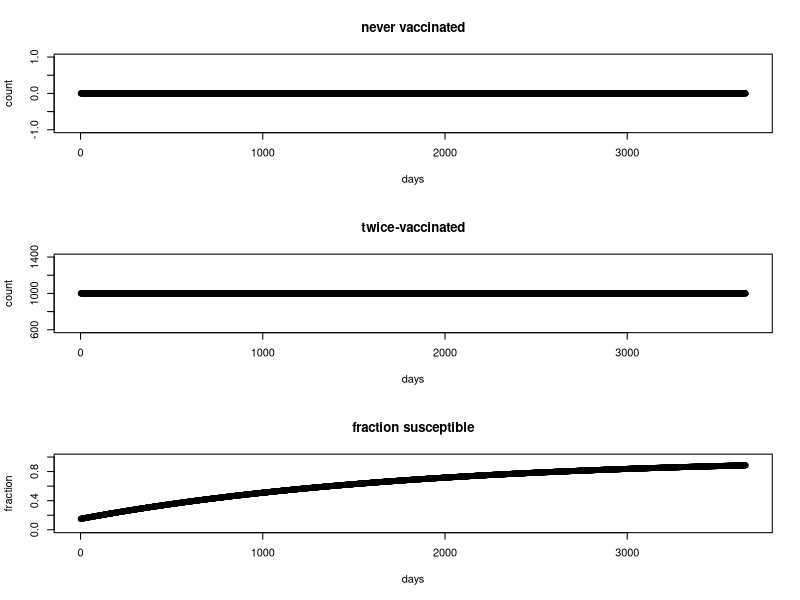
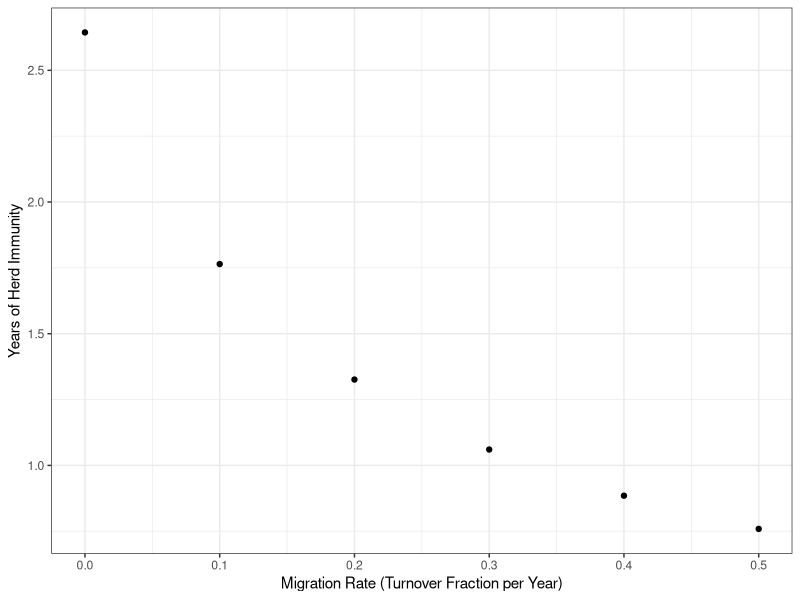
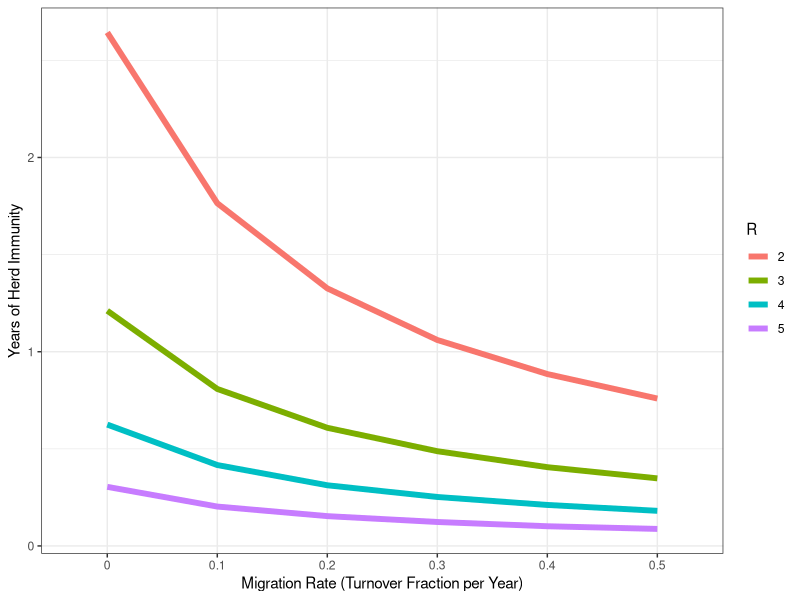

Source code (R) for these figures, in order:
#### Header ####
# Analytic Solution
# Corey Peak 12/9/15

#### Load Libraries ####
library(ggplot2)

#### Define Initial Parms ####
parms_init = c(u = 1/(60*365),   # Death rate (1/days)
          b = 1/(60*365),   # Birth rate (1/days)
          B0 = 0.5,         # Transmission parameter for a non-vaccinated susceptible person contacting a non-vaccinated infectious person
          k1 = 0.0,         # Reduction in infectiousness of a once-vaccinated person
          k2 = 0.0,         # Reduction in infectiousness of a twice-vaccinated person
          vac1 = 0.5,       # Personal efficacy of one dose of vaccine
          vac2 = 0.85,      # Personal efficacy of two doses of vaccine
          r = 1/3,          # Recovery rate (1/days)
          e = 1/2,          # Incubation (1/days)
          ntot = 25000,     # Population size
          v1_day = 50,      # Day of first vaccine dose (If you don't want vaccination, then set this to 100 or whatever your t_final is)
          v2_day = 64,      # Day of second vaccine dose
          v1_count = 1000,  # number of vaccines intended for first dose
          v2_count = 1000,  # number of vaccines intended for second dose
          m = .10)          # annual turnover rate due to migration (same for immigration and emigration so constant pop size)

#### Define Initial States ####
states_init <- c(S_0=1000,
           S_1=0,
           S_2=0,
           E_0=0,
           E_1=0,
           E_2=0,
           I_0=0,
           I_1=0,
           I_2=0,
           R_0=0,
           R_1=0,
           R_2=0)

#### Define Vaccine Waning Function ####
VacWane <- function(parms, day, shape = "exponential", decay_parm){  
  if (shape == "exponential"){
    parms["vac1"] <- parms["vac1"] * (1 - decay_parm )
    parms["vac2"] <- parms["vac2"] * (1 - decay_parm )
  }
  return(parms)
}

#### Define Migrate function ####
Migrate <- function(states, parms){
  N <- sum(states)
  m <- parms["m"]
  S_0_in <- (m/365)*N #account for people coming in susceptible
  
  states <- states*(1 - m/365) #account for people leaving in any state proportionally
  states["S_0"] <- states["S_0"] + S_0_in 

  return(states)
}

#### Define Vaccinate function ####
Vaccinate <- function(states, parms){
  if (parms["v1_count"] > 0){
    if (parms["v1_count"] <= states["S_0"]){
      states["S_0"] <- states["S_0"] - parms["v1_count"]
      states["S_1"] <- parms["v1_count"]
      
    } else {cat("error v1_count")} # Haven't added all the possibilities yet
  }
  if (parms["v2_count"] > 0){
    if (parms["v2_count"] <= states["S_1"]){
      states["S_1"] <- states["S_1"] - parms["v2_count"]
      states["S_2"] <- parms["v2_count"]
    } else {cat("error v2_count")} # Haven't added all the possibilities yet
  }
  return(states)
}

#### Solve ####
Solve <- function(states, parms, years, decay_parm){
  output <- data.frame(matrix(rep(NA, length(states)*years*365), nrow = years*365))
  names(output) <- names(states)
  output$X <- NA  # X is the functional proportion suceptible
  
  states <- Vaccinate(states, parms)
  
  X <- ( states["S_0"] + (1-parms["vac1"])*states["S_1"] + (1-parms["vac2"])*states["S_2"] + sum(states[c("R_0", "R_1", "R_2")]) ) / sum(states)
  output[1,] <- c(states, X)
  
  for (day in 2:(365*years)){
    parms <- VacWane(parms, day, shape = "exponential", decay_parm)
    states <- Migrate(states, parms)
    
    X <- ( states["S_0"] + (1-parms["vac1"])*states["S_1"] + (1-parms["vac2"])*states["S_2"] + sum(states[c("R_0", "R_1", "R_2")]) ) / sum(states)
    output[day,] <- c(states, X)
  }
  
  return(output)
}

#### Test Solve function ####
years = 10
decay_parm = .00055 # Moore 2015 JRoyalSoc. 1/(365*5)
parms_init["m"] = 0.0

output <- Solve(states = states_init, parms_init, years, decay_parm)

#### Plot Solve Function Compartments ####
layout(mat=matrix(c(1,2,3), nrow = 3))
plot(output$S_0, main = "never vaccinated", xlab = "days", ylab = "count")
plot(output$S_2, main = "twice-vaccinated", xlab = "days", ylab = "count")
plot(output$X, main = "fraction susceptible", xlab = "days", ylim = c(0,1), ylab = "fraction")

#### Repeat for different levels of migration ####
layout(c(1))
m <- c(0, 0.1, 0.2, 0.3, 0.4, 0.5)
dur <- rep(NA, length(m))

data <- data.frame(cbind(m, dur))

years = 10
decay_parm = .00055 # Moore 2015 JRoyalSoc. 1/(365*5)
R <- 2

for (i in 1:nrow(data)){
  parms_init["m"] <- data[i, "m"]
  output <- Solve(states = states_init, parms_init, years, decay_parm)
  herd_immunity_years <- which(1 > (R* output$X) )
  if (length(herd_immunity_years) == 0){
    data[i, "dur"] <- 0
  } else {
    data[i, "dur"] <- max(herd_immunity_years)
  }
  data$R <- R
  data$decay_parm <- decay_parm
}

ggplot(data, aes(x=m, y=dur/365)) +
  theme_bw()+
  geom_point() +
  xlab("Migration Rate (Turnover Fraction per Year)") +
  ylab("Years of Herd Immunity")

#### Repeat for different levels of migration AND R ####
layout(c(1))
m <- c(0, 0.1, 0.2, 0.3, 0.4, 0.5)
R <- c(2, 3, 4, 5)

data <- data.frame(cbind(m=rep(m, length(R)), R=rep(R,each=length(m))))
data$dur <- NA

years = 10
decay_parm = .00055 # Moore 2015 JRoyalSoc. 1/(365*5)

for (i in 1:nrow(data)){
  parms_init["m"] <- data[i, "m"]
  R <- data[i, "R"]
  output <- Solve(states = states_init, parms_init, years, decay_parm)
  herd_immunity_years <- which(1 > (R* output$X) )
  if (length(herd_immunity_years) == 0){
    data[i, "dur"] <- 0
  } else {
    data[i, "dur"] <- max(herd_immunity_years)
  }
  data$decay_parm <- decay_parm
}

data$m <- factor(data$m)
data$R <- factor(data$R)

ggplot(data, aes(x=m, y=dur/365, group=R, col=R)) +
  theme_bw()+
  geom_line(size=2) +
  xlab("Migration Rate (Turnover Fraction per Year)") +
  ylab("Years of Herd Immunity")
